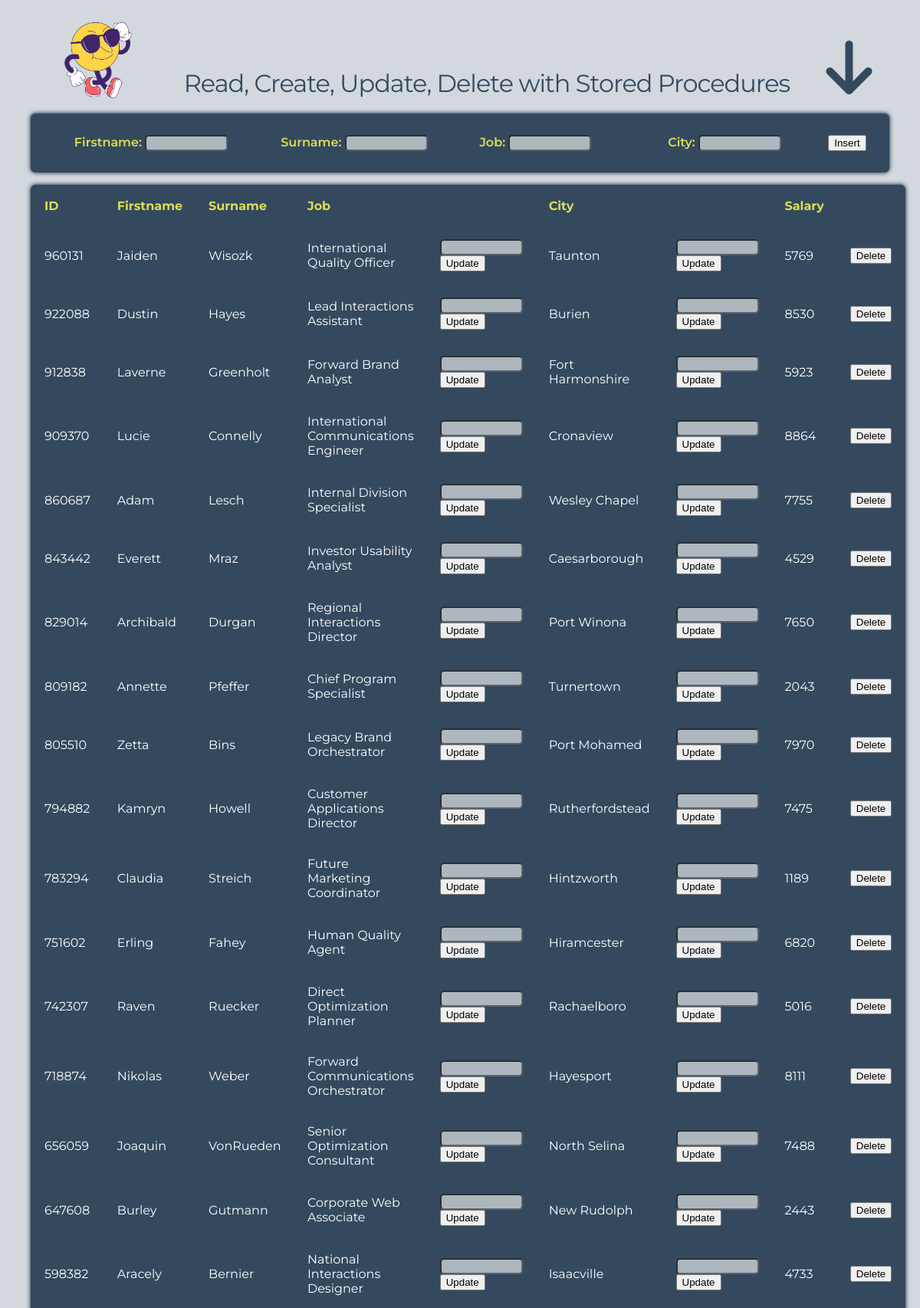
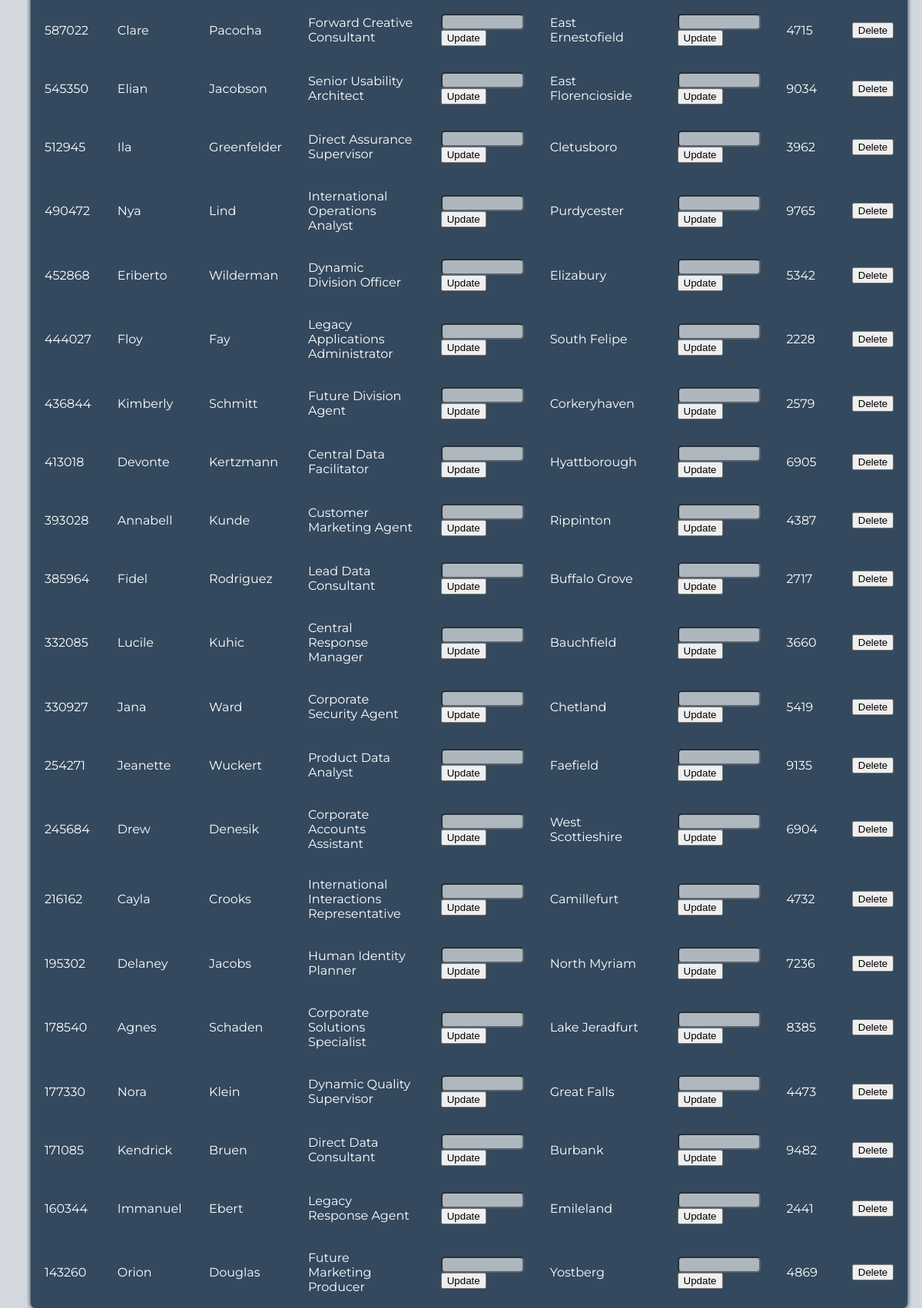
Screenshot of /V/index.php (upper part) with the database file from the repository (2 pictures, top to bottom).
### tables this page shows
CREATE TABLE `employees2` (
  `ID` int(6) NOT NULL,
  `FIRSTNAME` varchar(255) NOT NULL,
  `SURNAME` varchar(255) NOT NULL,
  `JOB` varchar(255) NOT NULL,
  `CITY` varchar(255) DEFAULT NULL,
  `SALARY` int(11) NOT NULL
);

### M/lib_functions.php (called while the page is built, shortened)
<?php
function selectListEmployees() : array
{
    $bdd = new PDO('mysql:host=localhost;dbname=test;charset=utf8mb4', 'root', '');
    $stmt = $bdd->prepare("CALL `readEmployees`();");
    $stmt->execute();
    $listEmployees = $stmt->fetchAll();
    return $listEmployees;
}
?>

### C/readEmployees.action.php (called while the page is built, shortened)
<?php
include_once "../M/lib_functions.php";
$listEmployees = selectListEmployees();
for ($i=0; $i < count($listEmployees) ; $i++) {
    $employees[] = $listEmployees[$i];
}
?>

### V/index.php (the view, shortened to what this page needs)
<?php session_start();
include_once "../C/readEmployees.action.php";?>
<!DOCTYPE html>
<html lang="fr">
<head>
    <link rel="stylesheet" href="style.css">
</head>
<body>
<h1 id="ancreTop">
  <img class ="img1" src="Image1.png">Read, Create, Update, Delete with Stored Procedures
  <a href="#ancreDown"><i class="fa-solid fa-arrow-down"></i></a>
</h1>
<table class="rwd-table insert">
  <tr>
    <td colspan="1"></td>
    <td>
      <form action='../C/insertEmployees.action.php' method='post'>
        <label for='firstname'>Firstname:</label>
        <input class='textfield' type='text' name='firstname' required>
    </td>
    <td>
      <label for='surname'>Surname:</label>
      <input class='textfield' type='text' name='surname' required>
    </td>
    <td>
        <label for='job'>Job:</label>
        <input class='textfield' type='text' name='job' required>
    </td>
    <td>
    </td>
    <td>
      <label for='city'>City:</label>
      <input class='textfield' type='text' name='city' required>
    </td>
    <td>
      <input type='submit' value='Insert'>
    </td>
  </tr>
</table>
<table class="rwd-table">
  <tr>
    <th>ID</th>
    <th>Firstname</th>
    <th>Surname</th>
    <th>Job</th>
    <th></th>
    <th>City</th>
    <th></th>
    <th>Salary</th>
  </tr>
  <?php
      foreach ($employees as $employee) {
            echo "<tr>";
            echo "<td>" . $employee["ID"] . "</td>";
            echo "<td>" . $employee["FIRSTNAME"] . "</td>";
            echo "<td>" . $employee["SURNAME"] . "</td>";
            echo "<td>" . $employee["JOB"] . "</td>";
            echo "<td>";
            echo "<form action='../C/updateJobEmployee.action.php' method='POST'>";
            echo "<input class='textfield' name='JOB' type='text' required />";
            echo "<input type='submit' value='Update'/>";
            echo "</form>";
            echo "</td>";
            echo "<td>" . $employee["CITY"] . "</td>";
            echo "<td>";
            echo "<form action='../C/updateCityEmployee.action.php' method='POST'>";
            echo "<input class='textfield' name='CITY' type='text' required />";
            echo "<input type='submit' value='Update'/>";
            echo "</form>";
            echo "</td>";
            echo "<td>" . $employee["SALARY"] . "</td>";
            echo "<td>";
            echo "<form action='../C/deleteEmployee.action.php' method='POST'>";
            echo "<input type='submit' value='Delete'>";
            echo "</form>";
            echo "</td>";
            echo "</tr>";
         }
        ?>
</table>
</body>
</html>

### V/style.css (style rules this page uses)
.rwd-table { margin: 1em 0; min-width: 300px; box-shadow: 0px 0px 5px 1px #34495e; }
.rwd-table tr { border-top: 1px solid #ddd; border-bottom: 1px solid #ddd; }
.rwd-table th { display: none; }
.rwd-table td { display: block; }
.rwd-table td:first-child { padding-top: 0.5em; }
.rwd-table td:last-child { padding-bottom: 0.5em; }
.rwd-table td:before { content: attr(data-th) ": "; font-weight: bold; width: 6.5em; display: inline-block; }
@media (min-width: 480px) { .rwd-table td:before { display: none; } }
.rwd-table th, .rwd-table td { text-align: left; }
@media (min-width: 480px) { .rwd-table th, .rwd-table td { display: table-cell; padding: 0.25em 0.5em; } }
@media (min-width: 480px) { .rwd-table th:first-child, .rwd-table td:first-child { padding-left: 0; } }
@media (min-width: 480px) { .rwd-table th:last-child, .rwd-table td:last-child { padding-right: 0; } }
body { padding: 0 2em; font-family: Montserrat, sans-serif; -webkit-font-smoothing: antialiased; text-rendering: optimizeLegibility; color: #444; background: #475f783e; }
h1 { font-weight: normal; letter-spacing: -1px; color: #34495e; margin: auto; margin-bottom: 20px; display: flex; justify-content: space-around; align-items: end; }
.rwd-table { background: #34495e; color: #fff; border-radius: 0.4em; overflow: hidden; }
.rwd-table tr { border-color: #46637f; }
.rwd-table th, .rwd-table td { margin: 0.5em 1em; }
@media (min-width: 480px) { .rwd-table th, .rwd-table td { padding: 1em !important; } }
.rwd-table th, .rwd-table td:before { color: #dd5; }
.img1 { height: 100px; margin-top: 20px; margin-right: 20px; margin-left: 20px; }
.textfield { opacity: 0.6; border-radius: 5px; width: 100px; }
.insert { width: 100%; padding-top: 10px; padding-bottom: 10px; }
label { color: #dd5; font-weight: 600; }
.fa-arrow-down { color: #34495e; font-size:80px; }

### rows the page displays
employees2: ID "960131", FIRSTNAME "Jaiden", SURNAME "Wisozk", JOB "International Quality Officer", CITY "Taunton", SALARY "5769"
employees2: ID "922088", FIRSTNAME "Dustin", SURNAME "Hayes", JOB "Lead Interactions Assistant", CITY "Burien", SALARY "8530"
employees2: ID "912838", FIRSTNAME "Laverne", SURNAME "Greenholt", JOB "Forward Brand Analyst", CITY "Fort Harmonshire", SALARY "5923"
employees2: ID "909370", FIRSTNAME "Lucie", SURNAME "Connelly", JOB "International Communications Engineer", CITY "Cronaview", SALARY "8864"
employees2: ID "860687", FIRSTNAME "Adam", SURNAME "Lesch", JOB "Internal Division Specialist", CITY "Wesley Chapel", SALARY "7755"
employees2: ID "843442", FIRSTNAME "Everett", SURNAME "Mraz", JOB "Investor Usability Analyst", CITY "Caesarborough", SALARY "4529"
employees2: ID "829014", FIRSTNAME "Archibald", SURNAME "Durgan", JOB "Regional Interactions Director", CITY "Port Winona", SALARY "7650"
employees2: ID "809182", FIRSTNAME "Annette", SURNAME "Pfeffer", JOB "Chief Program Specialist", CITY "Turnertown", SALARY "2043"
employees2: ID "805510", FIRSTNAME "Zetta", SURNAME "Bins", JOB "Legacy Brand Orchestrator", CITY "Port Mohamed", SALARY "7970"
employees2: ID "794882", FIRSTNAME "Kamryn", SURNAME "Howell", JOB "Customer Applications Director", CITY "Rutherfordstead", SALARY "7475"
employees2: ID "783294", FIRSTNAME "Claudia", SURNAME "Streich", JOB "Future Marketing Coordinator", CITY "Hintzworth", SALARY "1189"
employees2: ID "751602", FIRSTNAME "Erling", SURNAME "Fahey", JOB "Human Quality Agent", CITY "Hiramcester", SALARY "6820"
employees2: ID "742307", FIRSTNAME "Raven", SURNAME "Ruecker", JOB "Direct Optimization Planner", CITY "Rachaelboro", SALARY "5016"
employees2: ID "718874", FIRSTNAME "Nikolas", SURNAME "Weber", JOB "Forward Communications Orchestrator", CITY "Hayesport", SALARY "8111"
employees2: ID "656059", FIRSTNAME "Joaquin", SURNAME "VonRueden", JOB "Senior Optimization Consultant", CITY "North Selina", SALARY "7488"
employees2: ID "647608", FIRSTNAME "Burley", SURNAME "Gutmann", JOB "Corporate Web Associate", CITY "New Rudolph", SALARY "2443"
employees2: ID "598382", FIRSTNAME "Aracely", SURNAME "Bernier", JOB "National Interactions Designer", CITY "Isaacville", SALARY "4733"
employees2: ID "587022", FIRSTNAME "Clare", SURNAME "Pacocha", JOB "Forward Creative Consultant", CITY "East Ernestofield", SALARY "4715"
employees2: ID "545350", FIRSTNAME "Elian", SURNAME "Jacobson", JOB "Senior Usability Architect", CITY "East Florencioside", SALARY "9034"
employees2: ID "512945", FIRSTNAME "Ila", SURNAME "Greenfelder", JOB "Direct Assurance Supervisor", CITY "Cletusboro", SALARY "3962"
employees2: ID "490472", FIRSTNAME "Nya", SURNAME "Lind", JOB "International Operations Analyst", CITY "Purdycester", SALARY "9765"
employees2: ID "452868", FIRSTNAME "Eriberto", SURNAME "Wilderman", JOB "Dynamic Division Officer", CITY "Elizabury", SALARY "5342"
employees2: ID "444027", FIRSTNAME "Floy", SURNAME "Fay", JOB "Legacy Applications Administrator", CITY "South Felipe", SALARY "2228"
employees2: ID "436844", FIRSTNAME "Kimberly", SURNAME "Schmitt", JOB "Future Division Agent", CITY "Corkeryhaven", SALARY "2579"
employees2: ID "413018", FIRSTNAME "Devonte", SURNAME "Kertzmann", JOB "Central Data Facilitator", CITY "Hyattborough", SALARY "6905"
employees2: ID "393028", FIRSTNAME "Annabell", SURNAME "Kunde", JOB "Customer Marketing Agent", CITY "Rippinton", SALARY "4387"
employees2: ID "385964", FIRSTNAME "Fidel", SURNAME "Rodriguez", JOB "Lead Data Consultant", CITY "Buffalo Grove", SALARY "2717"
employees2: ID "332085", FIRSTNAME "Lucile", SURNAME "Kuhic", JOB "Central Response Manager", CITY "Bauchfield", SALARY "3660"
employees2: ID "330927", FIRSTNAME "Jana", SURNAME "Ward", JOB "Corporate Security Agent", CITY "Chetland", SALARY "5419"
employees2: ID "254271", FIRSTNAME "Jeanette", SURNAME "Wuckert", JOB "Product Data Analyst", CITY "Faefield", SALARY "9135"
employees2: ID "245684", FIRSTNAME "Drew", SURNAME "Denesik", JOB "Corporate Accounts Assistant", CITY "West Scottieshire", SALARY "6904"
employees2: ID "216162", FIRSTNAME "Cayla", SURNAME "Crooks", JOB "International Interactions Representative", CITY "Camillefurt", SALARY "4732"
employees2: ID "195302", FIRSTNAME "Delaney", SURNAME "Jacobs", JOB "Human Identity Planner", CITY "North Myriam", SALARY "7236"
employees2: ID "178540", FIRSTNAME "Agnes", SURNAME "Schaden", JOB "Corporate Solutions Specialist", CITY "Lake Jeradfurt", SALARY "8385"
employees2: ID "177330", FIRSTNAME "Nora", SURNAME "Klein", JOB "Dynamic Quality Supervisor", CITY "Great Falls", SALARY "4473"
employees2: ID "171085", FIRSTNAME "Kendrick", SURNAME "Bruen", JOB "Direct Data Consultant", CITY "Burbank", SALARY "9482"
employees2: ID "160344", FIRSTNAME "Immanuel", SURNAME "Ebert", JOB "Legacy Response Agent", CITY "Emileland", SALARY "2441"
employees2: ID "143260", FIRSTNAME "Orion", SURNAME "Douglas", JOB "Future Marketing Producer", CITY "Yostberg", SALARY "4869"
